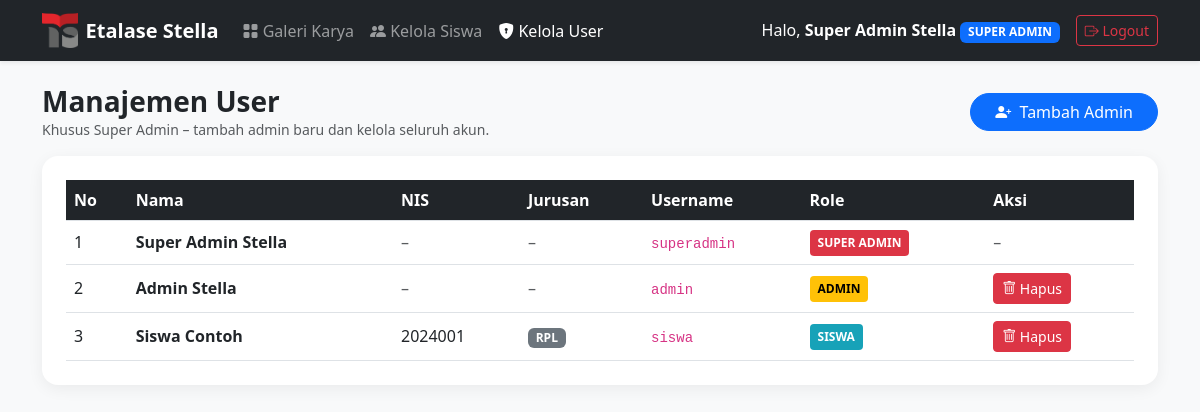
The page /admin/users.php (signed in) on the database its author committed.
### tables this page shows
CREATE TABLE IF NOT EXISTS users (
    id INT AUTO_INCREMENT PRIMARY KEY,
    nama VARCHAR(100) NOT NULL,
    username VARCHAR(100) UNIQUE NOT NULL,
    password VARCHAR(255) NOT NULL,
    role ENUM('super_admin', 'admin') NOT NULL DEFAULT 'admin'
);

CREATE TABLE IF NOT EXISTS students (
    id INT AUTO_INCREMENT PRIMARY KEY,
    nama VARCHAR(100) NOT NULL,
    nis VARCHAR(20) NULL UNIQUE,
    jurusan ENUM('RPL', 'TKJ', 'TJAT', 'Animasi') NULL,
    username VARCHAR(100) UNIQUE NOT NULL,
    password VARCHAR(255) NOT NULL,
    created_at TIMESTAMP DEFAULT CURRENT_TIMESTAMP
);

### middleware/auth_check.php (called while the page is built, shortened)
<?php
function e($value): string {
    return htmlspecialchars((string) $value, ENT_QUOTES, 'UTF-8');
}
function is_super_admin(): bool {
    return ($_SESSION['role'] ?? '') === 'super_admin';
}
function is_staff(): bool {
    return in_array($_SESSION['role'] ?? '', ['admin', 'super_admin'], true);
}

### admin/users.php (the view, shortened to what this page needs)
<?php
require_once '../config/kuis_db.php';
require_once '../middleware/auth_check.php';
$staff = $pdo->query("SELECT id, nama, username, role FROM users ORDER BY FIELD(role, 'super_admin', 'admin'), nama ASC")->fetchAll();
$murid = $pdo->query("SELECT id, nama, nis, jurusan, username, 'siswa' AS role FROM students ORDER BY nama ASC")->fetchAll();
$users = array_merge($staff, $murid);
$base   = '../';
$active = 'users';
?>
<!DOCTYPE html>
<html lang="id">
<head>
    <link href="https://cdn.jsdelivr.net/npm/bootstrap@5.3.0/dist/css/bootstrap.min.css" rel="stylesheet">
    <link rel="stylesheet" href="https://cdn.jsdelivr.net/npm/bootstrap-icons@1.11.0/font/bootstrap-icons.css">
    <link rel="stylesheet" href="../assets/css/kelola.css">
    <link rel="stylesheet" href="../assets/css/popup.css">
</head>
<body>
<?php require __DIR__ . '/../includes/navbar.php'; ?>
<div class="container my-4">
    <div class="d-flex justify-content-between align-items-center flex-wrap gap-2 mb-3">
        <div>
            <h3 class="fw-bold mb-0">Manajemen User</h3>
            <p class="text-muted mb-0 small">Khusus Super Admin &ndash; tambah admin baru dan kelola seluruh akun.</p>
        </div>
        <button type="button" class="btn btn-primary rounded-pill px-4" data-popup-open="popupTambahAdmin">
            <i class="bi bi-person-plus-fill me-1"></i> Tambah Admin
        </button>
    </div>
    <div class="card card-custom p-4">
        <div class="table-responsive">
            <table class="table table-hover align-middle table-custom mb-0">
                <thead>
                    <tr>
                        <th>No</th>
                        <th>Nama</th>
                        <th>NIS</th>
                        <th>Jurusan</th>
                        <th>Username</th>
                        <th>Role</th>
                        <th>Aksi</th>
                    </tr>
                </thead>
                <tbody>
                    <?php $no = 1; foreach ($users as $u): ?>
                    <tr>
                        <td><?= $no++ ?></td>
                        <td><b><?= e($u['nama']) ?></b></td>
                        <td><?= $u['nis'] !== null ? e($u['nis']) : '<span class="text-muted">&ndash;</span>' ?></td>
                        <td><?= $u['jurusan'] !== null ? '<span class="badge text-bg-secondary">' . e($u['jurusan']) . '</span>' : '<span class="text-muted">&ndash;</span>' ?></td>
                        <td><code><?= e($u['username']) ?></code></td>
                        <td><span class="badge-role badge-<?= e($u['role']) ?>"><?= e(str_replace('_', ' ', $u['role'])) ?></span></td>
                        <td>
                            <?php if ($u['role'] !== 'super_admin'): ?>
                                <form method="POST" onsubmit="return confirm('Hapus user ini beserta karya yang diunggah?');">
                                    <button type="submit" class="btn btn-danger btn-sm"><i class="bi bi-trash"></i> Hapus</button>
                                </form>
                            <?php else: ?>
                                <span class="text-muted">&ndash;</span>
                            <?php endif; ?>
                        </td>
                    </tr>
                    <?php endforeach; ?>
                </tbody>
            </table>
        </div>
    </div>
</div>
</body>
</html>

### includes/navbar.php (shortened to what this page needs)
<?php
$base   = $base ?? '';
$active = $active ?? '';
?>
<nav class="navbar navbar-expand-lg navbar-dark bg-dark sticky-top shadow-sm">
    <div class="container">
        <a class="navbar-brand fw-bold d-flex align-items-center gap-2" href="<?= $base ?>index.php">
            <img src="<?= $base ?>assets/img/logo.png" alt="Logo" style="height: 35px; width: auto;">
            <span>Etalase Stella</span>
        </a>
        <div class="collapse navbar-collapse" id="navbarNav">
            <ul class="navbar-nav me-auto">
                <li class="nav-item">
                    <a class="nav-link <?= $active === 'galeri' ? 'active' : '' ?>" href="<?= $base ?>index.php"><i class="bi bi-grid-fill"></i> Galeri Karya</a>
                </li>
                <?php if (is_staff()): ?>
                    <li class="nav-item">
                        <a class="nav-link <?= $active === 'siswa' ? 'active' : '' ?>" href="<?= $base ?>admin/siswa.php"><i class="bi bi-people-fill"></i> Kelola Siswa</a>
                    </li>
                <?php endif; ?>
                <?php if (is_super_admin()): ?>
                    <li class="nav-item">
                        <a class="nav-link <?= $active === 'users' ? 'active' : '' ?>" href="<?= $base ?>admin/users.php"><i class="bi bi-shield-lock-fill"></i> Kelola User</a>
                    </li>
                <?php endif; ?>
            </ul>
            <div class="d-flex align-items-center text-white gap-3">
                <span>Halo, <b><?= e($_SESSION['nama']) ?></b> <span class="badge bg-primary text-uppercase"><?= e(str_replace('_', ' ', $_SESSION['role'])) ?></span></span>
                <a href="<?= $base ?>auth/logout.php" class="btn btn-outline-danger btn-sm"><i class="bi bi-box-arrow-right"></i> Logout</a>
            </div>
        </div>
    </div>
</nav>

### assets/css/kelola.css (style rules this page uses)
body { background-color: #f8f9fa; }
.card-custom { border: none; border-radius: 16px; box-shadow: 0 4px 16px rgba(0, 0, 0, 0.06); }
.table-custom th { background-color: #212529; color: #ffffff; }
.badge-role { display: inline-block; padding: 4px 8px; border-radius: 4px; font-size: 12px; font-weight: bold; text-transform: uppercase; }
.badge-super_admin { background: #dc3545; color: #fff; }
.badge-admin { background: #ffc107; color: #000; }
.badge-siswa { background: #17a2b8; color: #fff; }

### rows shown on the page
users: nama "Super Admin Stella", username "superadmin", role "SUPER ADMIN"
users: nama "Admin Stella", username "admin", role "ADMIN"
students: nama "Siswa Contoh", nis "2024001", jurusan "RPL", username "siswa", role "SISWA"

### other values the page prints
$_SESSION['nama'] "Super Admin Stella"
str_replace('_', ' ', $_SESSION['role']) "SUPER ADMIN"
